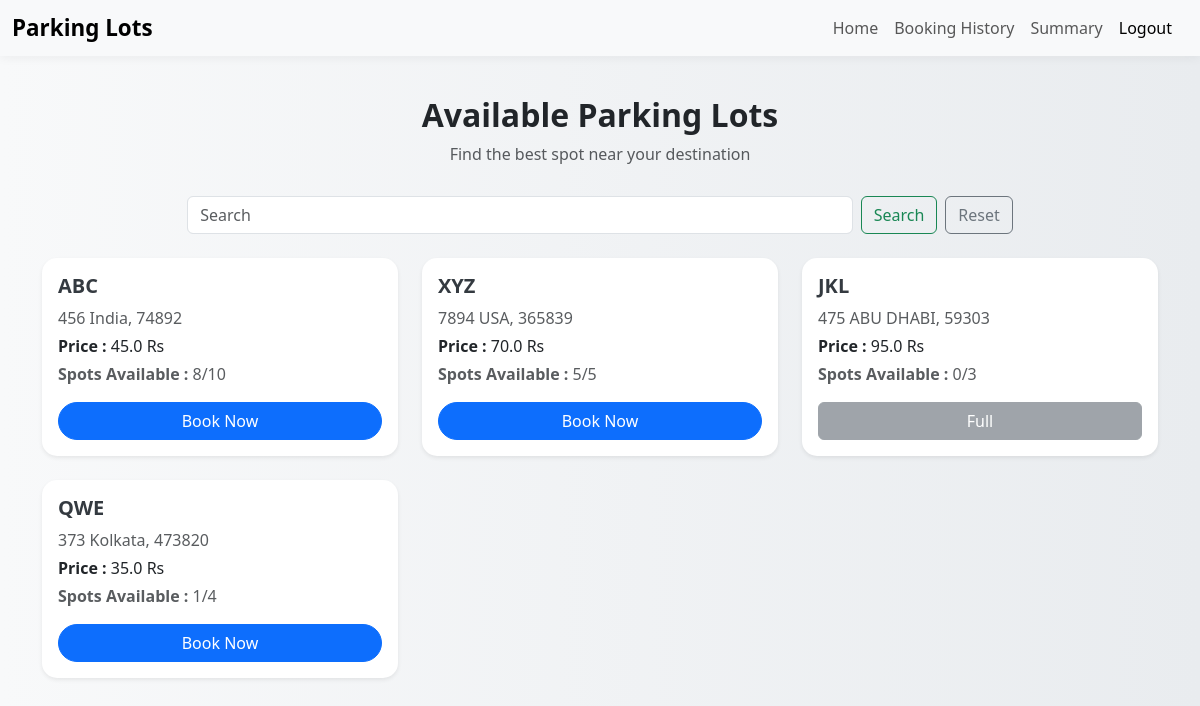
Page /user (signed in) on the earlier database version.
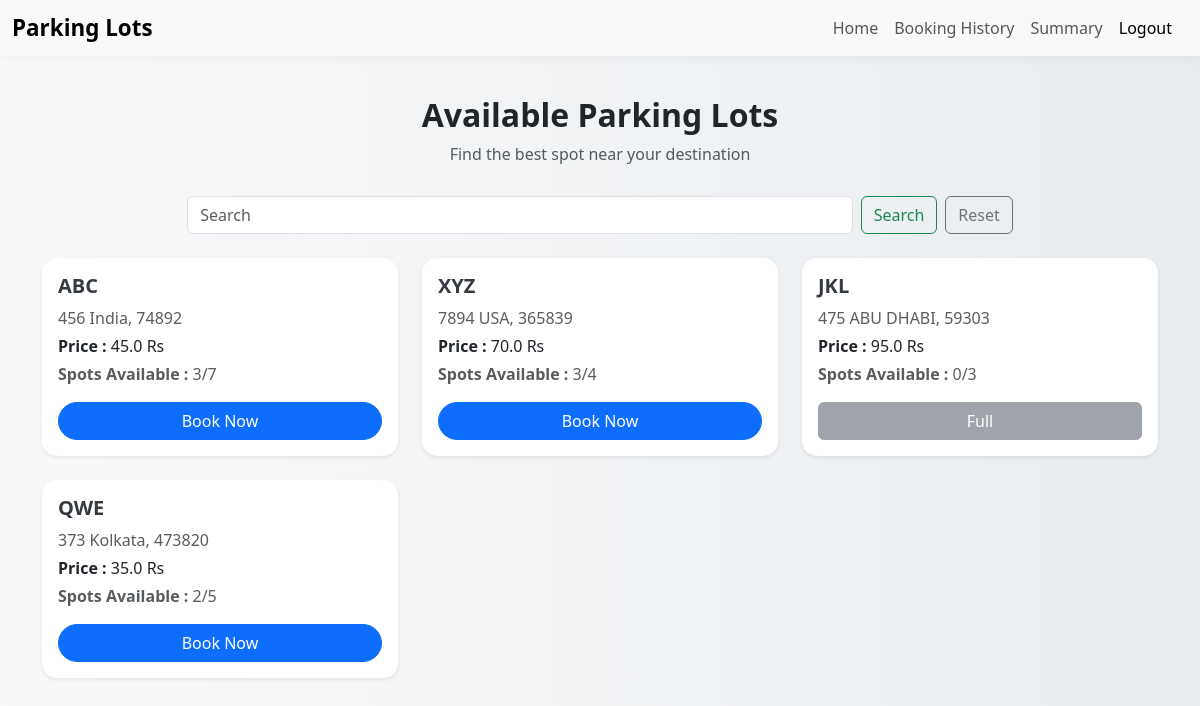
Same page on the later database version.
### app.py (models this page shows)
class Parking(db.Model):
    __tablename__ = 'parking'
    id = db.Column(db.Integer, primary_key=True)
    prime_location_name = db.Column(db.String(20), unique=True, nullable=False)
    address = db.Column(db.String(20), nullable=False)
    pin_code = db.Column(db.String(20), nullable=False)
    price = db.Column(db.Float, nullable=False)
    number_of_spots = db.Column(db.Integer, nullable=False)
    spots = db.relationship('ParkingSpot', back_populates='parking',cascade='all, delete-orphan')

### app.py (the view)
@app.route('/user', methods=['GET', 'POST'])
def user():
    if 'username' not in session:
        return redirect(url_for('login'))
    query = request.args.get('query')  # get search query from URL params
    if query:
        parkings = Parking.query.filter(Parking.prime_location_name.ilike(f'%{query}%')).all()
    else:
        parkings = Parking.query.all()
    available_counts = {}
    for parking in parkings:
        available_counts[parking.id] = ParkingSpot.query.filter(
            ParkingSpot.parking_id == parking.id,
            ParkingSpot.status == 'A',
            ParkingSpot.spot_number <= parking.number_of_spots
        ).count()
    return render_template('user.html', parkings=parkings, available_counts=available_counts, query=query)

### templates/user.html (shortened to what this page needs)
<!DOCTYPE html>
<html lang="en">
<head>
  <link href="https://cdn.jsdelivr.net/npm/bootstrap@5.3.0/dist/css/bootstrap.min.css" rel="stylesheet">
</head>
<body>
  <nav class="navbar navbar-expand-lg navbar-light bg-light">
  <div class="container-fluid">
    <span class="navbar-brand mb-0 h5">Parking Lots</span>
    <div class="d-flex ms-auto">
      <ul class="navbar-nav me-2 mb-2 mb-lg-0">
        <li class="nav-item">
          <a class="nav-link" href="/user">Home</a>
        </li>
        <li class="nav-item">
          <a class="nav-link" href="/history">Booking History</a>
        </li>
        <li class="nav-item">
          <a class="nav-link" href="/user_summary">Summary</a>
        </li>
        <li class="nav-item">
            <a class="nav-link active" aria-current="page" href="/logout">Logout</a>
        </li>
      </ul>
    </div>
  </div>
</nav>
  <div class="container">
    <div class="text-center section-heading">
      <h2 class="fw-bold">Available Parking Lots</h2>
      <p class="text-muted">Find the best spot near your destination</p>
    </div>
    <div class="d-flex justify-content-center mb-4">
      <form class="d-flex" role="search" action="/user" method="GET" style="max-width: 750px; width: 100%;">
        <input class="form-control me-2" type="search" placeholder="Search" name="query" value="{{ query or '' }}" style="min-width: 0;">
        <button class="btn btn-outline-success" type="submit">Search</button>
      </form>
      <a href="/user" class="btn btn-outline-secondary ms-2">Reset</a>
    </div>
      <div class="row row-cols-1 row-cols-md-2 row-cols-lg-3 g-4">
      {% if parkings %}
        {% for parking in parkings %}
        <div class="col">
          <div class="card h-100 shadow-sm">
            <div class="card-body d-flex flex-column">
              <h5 class="card-title">{{ parking.prime_location_name }}</h5>
              <p class="card-text text-muted mb-1">{{ parking.address }}, {{ parking.pin_code }}</p>
              <p class="card-text mb-1"><strong>Price : </strong> {{ parking.price }} Rs</p>
              <p class="card-text text-muted mb-3"><strong>Spots Available : </strong> {{ available_counts[parking.id] }}/{{ parking.number_of_spots }}</p>
              {% if available_counts[parking.id] > 0 %}
              <a href="/booking/{{ parking.id }}" class="btn btn-primary mt-auto w-100">Book Now</a>
              {% else %}
              <button class="btn btn-secondary mt-auto w-100" disabled>Full</button>
              {% endif %}
            </div>
          </div>
        </div>
        {% endfor %}
      {% endif %}
    </div>
  </div>
</body>
</html>

Differences in the rows shown:
changed Parking "ABC": available_counts "8" → "3"; number_of_spots "10" → "7"
changed Parking "XYZ": number_of_spots "5" → "3"; number_of_spots "5" → "4"
changed Parking "QWE": available_counts "1" → "2"; number_of_spots "4" → "5"
